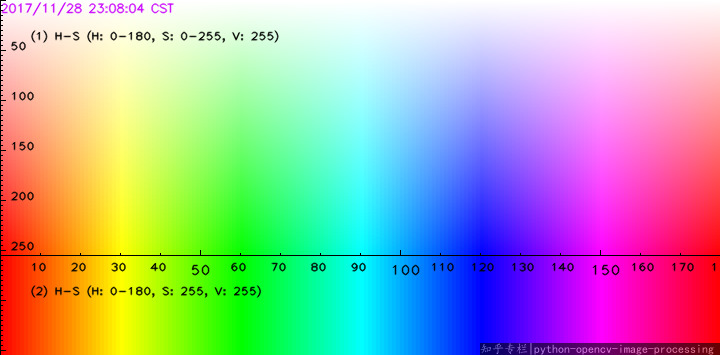
#> input picture Realidad aumentada y opencv/reconocimiento_color/Sin título.jpeg, 720 x 355 px, given in place of the camera
$ python reconocimiento.py
#> lines starting #> are read from the running program, lines starting #| are printed output that depends on the picture; after the words box and inside, x2 and y2 are one past the last pixel; in counts of white or black regions, pixels touching at a corner belong together
import cv2
import numpy as np
#cap = cv2.VideoCapture('http://10.16.109.186:8080/video')
cap1 = cv2.VideoCapture(0,)

azulBajo1 = np.array([90, 100, 20], np.uint8)
azulAlto1 = np.array([125, 255, 255], np.uint8)
lineas=[]
while(True):
    ret, frame = cap1.read()
#> frame is the input picture: shape (355, 720, 3); mean B, G, R 170.7, 171.1, 169.8
    frame=cv2.resize(frame,(400,400))
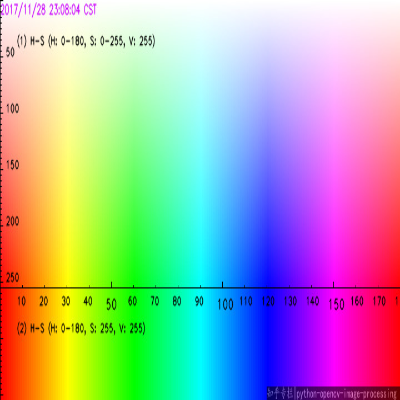
#> frame: shape (400, 400, 3); mean B, G, R 170.6, 171, 169.7
    frame=cv2.flip(frame,2)
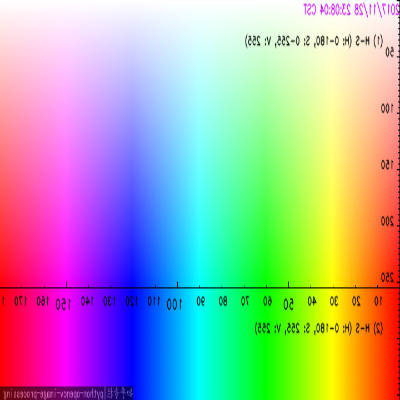
#> frame: shape (400, 400, 3); mean B, G, R 170.6, 171, 169.7
    frameHSV=cv2.cvtColor(frame, cv2.COLOR_BGR2HSV)
#> frameHSV: shape (400, 400, 3); mean H, S, V 90.2, 162.8, 249.5
    mascara=cv2.inRange(frameHSV, azulBajo1, azulAlto1)
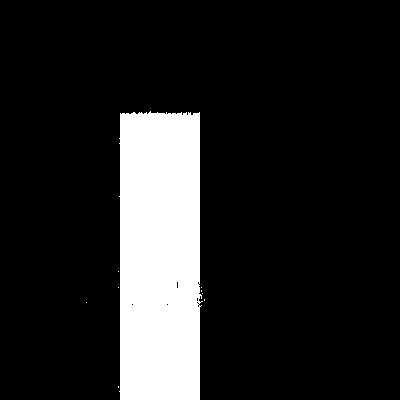
#> mascara: shape (400, 400); 14.3% white; 9 white regions (8 under 20 px)
    contornos,_ = cv2.findContours(mascara, cv2.RETR_EXTERNAL,cv2.CHAIN_APPROX_SIMPLE)
#> contornos = 9 contours, 8 with area under 20; largest, box (x1, y1, x2, y2) and area: (119, 111, 203, 400) 22584
    cv2.drawContours(frame, contornos, -1, (255,0,0), 1)
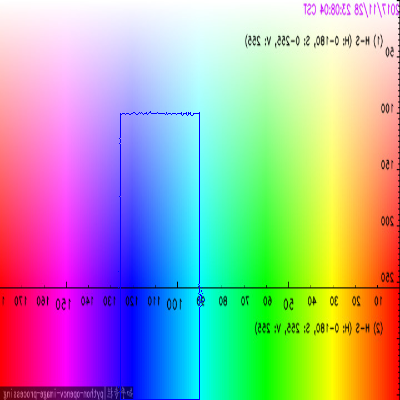
#> frame: shape (400, 400, 3); 0.48% of pixels changed, all inside (x1, y1, x2, y2) = (86, 111, 205, 400)

    for c in contornos:

      area = cv2.contourArea(c)
      if area > 3000:
        M = cv2.moments(c)
        if (M["m00"]==0): M["m00"]=1
        x = int(M["m10"]/M["m00"])
        y = int(M['m01']/M['m00'])
        cv2.circle(frame, (x,y), 7, (0,255,0), -1)
        font = cv2.FONT_HERSHEY_SIMPLEX
        cv2.putText(frame, '{},{}'.format(x,y),(x+10,y), font, 1.5,(0,0,0),2,cv2.LINE_AA)
        nuevoContorno = cv2.convexHull(c)
        cv2.drawContours(frame, [nuevoContorno], 0, (255,0,0), 3)
        lineas.append((x,y))
#> this loop made 9 passes
#> (area, x, y, font) on pass 9: (22584, 159, 256, 0)
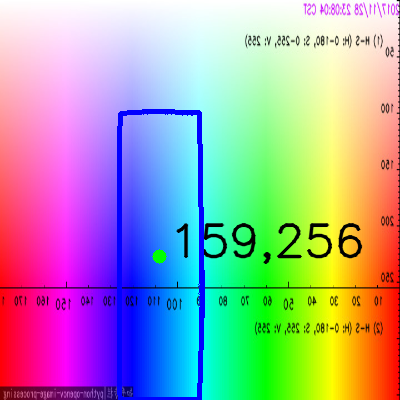
#> frame: shape (400, 400, 3); 3.37% of pixels changed, all inside (x1, y1, x2, y2) = (117, 109, 363, 400)
#> after the loop, lineas = [(159, 256)]
    print(lineas)
#| [(159, 256)]

    mascaraVision = cv2.bitwise_and(frame, frame, mask= mascara)
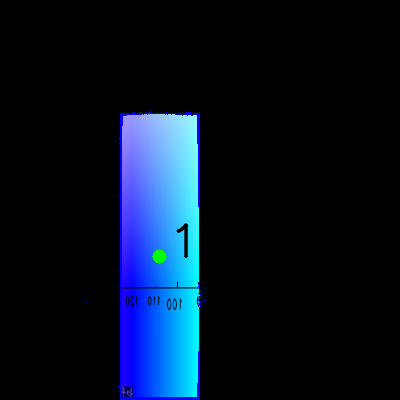
#> mascaraVision: shape (400, 400, 3); mean B, G, R 35.6, 18.1, 6.6
    cv2.imshow('Ventana Normal',frame)
    #cv2.imshow('Imagen HSV',frameHSV)
    #cv2.imshow('Mascara',mascara)
    #cv2.imshow('Mascara en el frame',mascaraVision)
    if cv2.waitKey(1) & 0xFF == ord('q'):
#> (key q is pressed here)
        break
cap1.release()
cv2.destroyAllWindows()
